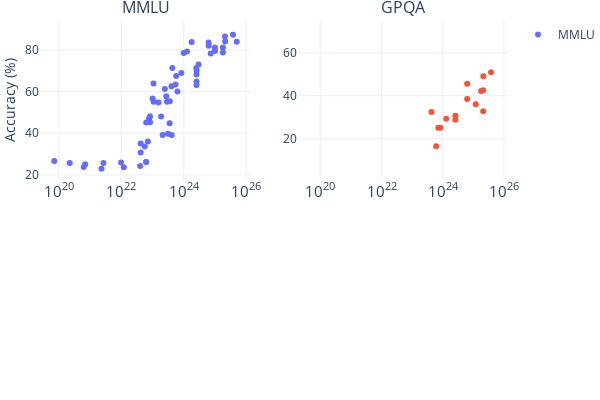

The notebook cell saved with this chart:
### Markdown cell above
## Data visualization

### Code cell
fig = make_subplots(rows=2, cols=2, subplot_titles=benchmarks_to_plot, vertical_spacing=0.15)

for i, bench in enumerate(benchmarks_to_plot):
    plot_df = df[~(df['System'] == 'Random chance')]
    if non_suspects_only:
        if bench == 'GPQA':
            # GPQA was released November 20, 2023
            old_df = plot_df[plot_df['Date'] < pd.to_datetime('2023-11-20')]
            new_df = plot_df[plot_df['Date'] >= pd.to_datetime('2023-11-20')]
            new_df = new_df[new_df['Trust in benchmark results'] >= 0]
            plot_df = pd.concat([old_df, new_df])
        elif bench == 'MMLU':
            plot_df = plot_df[plot_df['Trust in benchmark results'] >= 0]
    elif trusted_only:
        plot_df = plot_df[plot_df['Trust in benchmark results'] > 0]

    fig.append_trace(
        go.Scatter(
            x=plot_df['Training compute (FLOP)'],
            y=100 * plot_df[bench],
            mode='markers',
            text=plot_df['System'],
            name=bench,
            showlegend=True if i == 0 else False
        ),
        row=i//2 + 1, col=i%2 + 1
    )

    # Update x and y axes for this subplot
    fig.update_xaxes(
        title_text="Training compute (FLOP)" if i//2 + 1 == 2 else None,
        type='log',
        tickmode='linear',
        dtick=2,  # This sets ticks at every two powers of 10
        row=i//2 + 1,
        col=i%2 + 1
    )

    if i%2 + 1 == 1:
        fig.update_yaxes(title_text="Accuracy (%)", row=i//2 + 1, col=i%2 + 1)

# Improve the layout
fig.update_layout(
    template='plotly_white',
    width=600,
    height=400,
    # legend_title="Model accessibility",
    font=dict(size=12),
    hovermode="closest",
)

# Margins
fig.update_layout(
    margin=dict(l=0, r=0, t=20, b=0)
)

# Save the plot
if save:
    save_plot(fig, results_dir, 'benchmark_training_compute')

# Show the plot
fig.show()

### Figure 1 — Plotly figure (JSON) as saved in the notebook; plotly's stock layout.template omitted (floating-point values rounded to 4 significant figures; data arrays with more than 128 entries replaced by an {"elided": "..."} marker saying what was removed)
{"data": [{"mode": "markers", "name": "MMLU", "showlegend": true, "text": ["BLOOM-176B", "BloombergGPT", "Camelidae-8x34B", "ChatGLM-6B", "ChatGLM2-12B-base", "ChatGLM2-6B-base", "ChatGLM3-6B", "Chinchilla 70B", "Claude 2", "Claude 2.1", "Claude 3 Haiku", "Claude 3 Opus", "Claude 3 Sonnet", "Claude 3.5 Sonnet", "code-cushman-001", "code-davinci-001", "code-davinci-002", "CodeLlama 34B Instruct", "Cohere Command R+", "DeepSeek Chat", "DeepSeek-7B", "DeepSeek-Coder", "DeepSeek-Coder-V2", "DeepSeek-V2", "Falcon 40B", "Falcon 7B", "Gemini 1.0 Pro", "Gemini 1.5 Flash Preview", "Gemini 1.5 Pro (April 2024)", "Gemini 1.5 Pro (Exp-0801)", "Gemini 1.5 Pro (May 2024)", "Gemini Ultra", "Gemma 1 2B", "Gemma 2 9B", "GLM 130B", "GLM-4 (0116)", "Gopher 280B", "GPT-3.5-turbo-16k", "GPT-3.5-turbo-16k-0125", "GPT-4 (original)", "gpt-4-1106-preview", "gpt-4-turbo-2024-04-09", "GPT-4o", "GPT-4o mini", "GPT-4o mini-0718", "GPT-4o-0806", "GPT-NeoX 20B", "Grok-1", "Hermes-2 Theta Llama 3 70B", "Inflection-2", "Inflection-2.5", "Jamba 1.5 Large", "Llama 3 70B", "Llama 3.1 405B", "Llama 3.1 70B", "Llama 3.1 8B", "LLaMa-1 13B", "LLaMa-1 33B", "LLaMa-1 65B", "LLaMa-1 7B", "LLaMa-2 13B", "LLaMa-2 34B", "LLaMa-2 70B", "LLaMa-2 7B", "Mistral Large", "Mistral Large 2", "Mistral Nemo", "Mixtral 8x7B", "MPT 30B", "MPT 7B", "Nemotron-4-340B Base", "Nemotron-4-340B Instruct", "o1 mini", "o1 preview", "OPT-175B", "OPT-1B", "OPT-30B", "OPT-66B", "PaLM 540B", "PaLM 63B", "PaLM 9B", "PaLM-2", "Qwen 7B", "Qwen1.5 110B", "Qwen1.5 32B", "Qwen1.5 72B", "Qwen2idae-16x14B", "StableLM-3B-4E1T", "StableLM-alpha-7b", "StableLM-alpha-7b-v2", "T5-Base", "T5-Large", "T5-Small", "T5-XL", "T5-XXL", "text-ada-001", "text-babbage-001", "text-curie-001", "text-davinci-001", "text-davinci-002", "text-davinci-003", "XVerse-13B", "XVerse-13B-2", "XVerse-65B", "XVerse-7B", "Yi-1.5-34B", "Yi-6B", "Yi-Large"], "type": "scatter", "x": [4.12e+23, 2.12e+23, null, null, null, null, 5.04e+22, 5.76e+23, null, null, null, null, null, null, 2.88e+22, 3.15e+23, 2.58e+24, 5.3e+23, null, null, 8.4e+22, null, 1.28e+24, 1e+24, 3.6e+23, 6.3e+22, null, null, null, null, null, 5e+25, null, 4.32e+23, 3.55e+23, 1.2e+25, 6.31e+23, 2.6e+24, 2.6e+24, 2.1e+25, 2.1e+25, null, null, null, null, null, 5.67e+22, 3e+24, null, 1e+25, 1e+25, null, 6.3e+24, 3.8e+25, 6.3e+24, 7.2e+23, 7.8e+22, 2.77e+23, 5.46e+23, 4.2e+22, 1.56e+23, 4.08e+23, 8.4e+23, 8.4e+22, 1e+25, 2.13e+25, null, null, 1.89e+23, 4.2e+22, 1.8e+25, 1.8e+25, null, null, 1.89e+23, 1.4e+21, 3.24e+22, 7.13e+22, 2.53e+24, 2.93e+23, 4.04e+22, 7.34e+24, 1.01e+23, null, null, 1.3e+24, null, 7.2e+22, 6.3e+22, 6.3e+22, 225000000000000000000, 702000000000000000000, 72000000000000000000, 2.7e+21, 9.9e+21, 630000000000000000000, 2.34e+21, 1.21e+22, 3.15e+23, 2.58e+24, 2.58e+24, 1.09e+23, 2.5e+23, null, null, null, 1.08e+23, 1.8e+24], "xaxis": "x", "y": [39.13, 39.18, 75.6, null, null, null, null, 67.5, 78.5, null, null, 86.8, 79, 88.7, null, null, 68.2, null, 75.7, null, 48.2, null, 79.2, 78.5, 55.4, 26.2, 71.8, 78.9, 81.9, null, 85.9, 83.96, 42.3, 71.3, 44.8, null, 60, 70, null, 86.4, null, null, 87.2, 82, null, null, 33.6, 73, null, 79.6, 79.6, 80, 82, 87.3, 83.6, null, 46.9, 57.8, 63.4, 35.1, 54.8, 62.6, 68.9, 45.3, 81.2, 84, null, null, 48, 30.8, 81.1, 78.7, null, null, null, null, null, 35.99, 71.3, 55.1, 24.3, 78.3, 56.7, null, null, null, 66.7, 45.23, 26.21, 45.1, 25.7, 25.1, 26.7, 25.7, 25.9, 23.8, 22.9, 23.7, 39.7, 63.1, 64.8, 55.1, 61.2, null, null, null, 63.85, 83.8], "yaxis": "y"}, {"mode": "markers", "name": "GPQA", "showlegend": false, "text": {"elided": "141 str values"}, "type": "scatter", "x": {"elided": "141 float values"}, "xaxis": "x2", "y": {"elided": "141 float values"}, "yaxis": "y2"}], "layout": {"annotations": [{"font": {"size": 16}, "showarrow": false, "text": "MMLU", "x": 0.225, "xanchor": "center", "xref": "paper", "y": 1, "yanchor": "bottom", "yref": "paper"}, {"font": {"size": 16}, "showarrow": false, "text": "GPQA", "x": 0.775, "xanchor": "center", "xref": "paper", "y": 1, "yanchor": "bottom", "yref": "paper"}], "font": {"size": 12}, "height": 400, "hovermode": "closest", "margin": {"b": 0, "l": 0, "r": 0, "t": 20}, "width": 600, "xaxis": {"anchor": "y", "domain": [0, 0.45], "dtick": 2, "tickmode": "linear", "type": "log"}, "xaxis2": {"anchor": "y2", "domain": [0.55, 1], "dtick": 2, "tickmode": "linear", "type": "log"}, "xaxis3": {"anchor": "y3", "domain": [0, 0.45]}, "xaxis4": {"anchor": "y4", "domain": [0.55, 1]}, "yaxis": {"anchor": "x", "domain": [0.575, 1], "title": {"text": "Accuracy (%)"}}, "yaxis2": {"anchor": "x2", "domain": [0.575, 1]}, "yaxis3": {"anchor": "x3", "domain": [0, 0.425]}, "yaxis4": {"anchor": "x4", "domain": [0, 0.425]}}}
